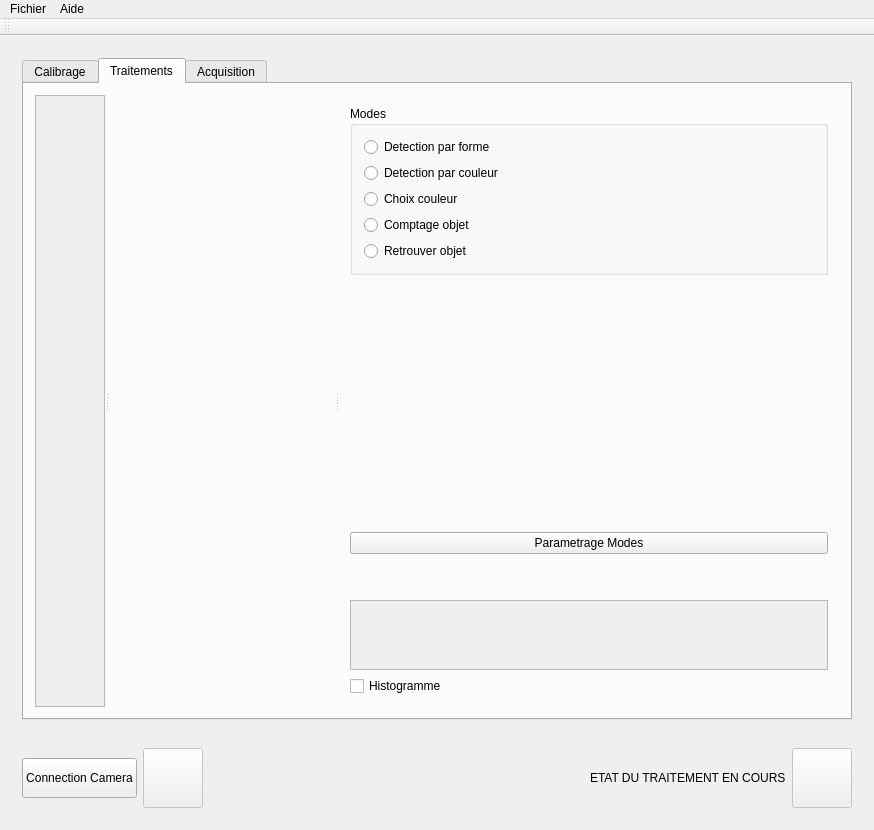
<?xml version="1.0" encoding="UTF-8"?>
<ui version="4.0">
 <class>MainWindow</class>
 <widget class="QMainWindow" name="MainWindow">
  <property name="windowModality">
   <enum>Qt::WindowModal</enum>
  </property>
  <property name="enabled">
   <bool>true</bool>
  </property>
  <property name="geometry">
   <rect>
    <x>0</x>
    <y>0</y>
    <width>874</width>
    <height>830</height>
   </rect>
  </property>
  <property name="minimumSize">
   <size>
    <width>300</width>
    <height>0</height>
   </size>
  </property>
  <property name="windowTitle">
   <string>ProcessIm</string>
  </property>
  <property name="layoutDirection">
   <enum>Qt::LeftToRight</enum>
  </property>
  <property name="autoFillBackground">
   <bool>false</bool>
  </property>
  <widget class="QWidget" name="centralWidget">
   <property name="enabled">
    <bool>true</bool>
   </property>
   <layout class="QVBoxLayout" name="verticalLayout_5">
    <item>
     <widget class="QWidget" name="widget" native="true">
      <layout class="QHBoxLayout" name="horizontalLayout">
       <item>
        <widget class="QTabWidget" name="tab_Menu">
         <property name="currentIndex">
          <number>1</number>
         </property>
         <widget class="QWidget" name="tab_Calibrage">
          <attribute name="title">
           <string>Calibrage</string>
          </attribute>
          <layout class="QHBoxLayout" name="horizontalLayout_4">
           <item>
            <widget class="QWidget" name="widget_4" native="true">
             <layout class="QVBoxLayout" name="verticalLayout_7">
              <item>
               <widget class="QLabel" name="label_4">
                <property name="text">
                 <string/>
                </property>
                <property name="scaledContents">
                 <bool>true</bool>
                </property>
               </widget>
              </item>
             </layout>
            </widget>
           </item>
           <item>
            <widget class="QWidget" name="widget_7" native="true">
             <property name="maximumSize">
              <size>
               <width>300</width>
               <height>16777215</height>
              </size>
             </property>
             <layout class="QVBoxLayout" name="verticalLayout_6">
              <item>
               <widget class="QLabel" name="label">
                <property name="text">
                 <string>Longueur image (pix,mm)</string>
                </property>
               </widget>
              </item>
              <item>
               <widget class="QSpinBox" name="box_im_l_pix">
                <property name="maximum">
                 <number>10000</number>
                </property>
                <property name="value">
                 <number>1028</number>
                </property>
               </widget>
              </item>
              <item>
               <widget class="QSpinBox" name="box_im_l_mm">
                <property name="maximum">
                 <number>10000</number>
                </property>
                <property name="value">
                 <number>370</number>
                </property>
               </widget>
              </item>
              <item>
               <widget class="QLabel" name="label_2">
                <property name="text">
                 <string>Hauteur image (pix,mm)</string>
                </property>
               </widget>
              </item>
              <item>
               <widget class="QSpinBox" name="box_im_h_pix">
                <property name="maximum">
                 <number>10000</number>
                </property>
                <property name="value">
                 <number>772</number>
                </property>
               </widget>
              </item>
              <item>
               <widget class="QSpinBox" name="box_im_h_mm">
                <property name="maximum">
                 <number>10000</number>
                </property>
                <property name="value">
                 <number>275</number>
                </property>
               </widget>
              </item>
              <item>
               <widget class="QLabel" name="label_3">
                <property name="text">
                 <string>Taille de l'objet en X</string>
                </property>
               </widget>
              </item>
              <item>
               <widget class="QDoubleSpinBox" name="box_obj_x">
                <property name="maximum">
                 <double>100000.000000000000000</double>
                </property>
               </widget>
              </item>
              <item>
               <widget class="QLabel" name="label_5">
                <property name="text">
                 <string>Taille de l'objet en Y</string>
                </property>
               </widget>
              </item>
              <item>
               <widget class="QDoubleSpinBox" name="box_obj_y">
                <property name="maximum">
                 <double>100000.000000000000000</double>
                </property>
               </widget>
              </item>
              <item>
               <widget class="QLabel" name="label_6">
                <property name="text">
                 <string>Coordonnées robot en X</string>
                </property>
               </widget>
              </item>
              <item>
               <widget class="QDoubleSpinBox" name="box_coord_x">
                <property name="maximum">
                 <double>100000.000000000000000</double>
                </property>
               </widget>
              </item>
              <item>
               <widget class="QLabel" name="label_7">
                <property name="text">
                 <string>Coordonnées robot en Y</string>
                </property>
               </widget>
              </item>
              <item>
               <widget class="QDoubleSpinBox" name="box_coord_y">
                <property name="maximum">
                 <double>100000.000000000000000</double>
                </property>
               </widget>
              </item>
              <item>
               <spacer name="verticalSpacer_4">
                <property name="orientation">
                 <enum>Qt::Vertical</enum>
                </property>
                <property name="sizeHint" stdset="0">
                 <size>
                  <width>20</width>
                  <height>40</height>
                 </size>
                </property>
               </spacer>
              </item>
              <item>
               <widget class="QPushButton" name="bout_calibrage">
                <property name="minimumSize">
                 <size>
                  <width>0</width>
                  <height>40</height>
                 </size>
                </property>
                <property name="text">
                 <string>Calibrage</string>
                </property>
               </widget>
              </item>
             </layout>
            </widget>
           </item>
          </layout>
         </widget>
         <widget class="QWidget" name="tab_Simulation">
          <attribute name="title">
           <string>Traitements</string>
          </attribute>
          <layout class="QHBoxLayout" name="horizontalLayout_8">
           <item>
            <widget class="QSplitter" name="splitter">
             <property name="orientation">
              <enum>Qt::Horizontal</enum>
             </property>
             <widget class="QScrollArea" name="scrollArea">
              <property name="widgetResizable">
               <bool>true</bool>
              </property>
              <widget class="QWidget" name="scrollAreaWidgetContents">
               <property name="geometry">
                <rect>
                 <x>0</x>
                 <y>0</y>
                 <width>99</width>
                 <height>631</height>
                </rect>
               </property>
              </widget>
             </widget>
             <widget class="QWidget" name="horizontalLayoutWidget">
              <layout class="QHBoxLayout" name="layout_res"/>
             </widget>
             <widget class="QWidget" name="widget_2" native="true">
              <property name="maximumSize">
               <size>
                <width>500</width>
                <height>16777215</height>
               </size>
              </property>
              <layout class="QVBoxLayout" name="verticalLayout_2">
               <item>
                <widget class="QGroupBox" name="groupBox">
                 <property name="title">
                  <string>Modes</string>
                 </property>
                 <layout class="QVBoxLayout" name="verticalLayout_4">
                  <item>
                   <widget class="QRadioButton" name="radioButton_Forme">
                    <property name="text">
                     <string>Detection par forme</string>
                    </property>
                   </widget>
                  </item>
                  <item>
                   <widget class="QRadioButton" name="radioButton_CouleurDetection">
                    <property name="text">
                     <string>Detection par couleur</string>
                    </property>
                   </widget>
                  </item>
                  <item>
                   <widget class="QRadioButton" name="radioButton_CouleurChoix">
                    <property name="text">
                     <string>Choix couleur</string>
                    </property>
                   </widget>
                  </item>
                  <item>
                   <widget class="QRadioButton" name="radioButton_Comptage">
                    <property name="text">
                     <string>Comptage objet</string>
                    </property>
                   </widget>
                  </item>
                  <item>
                   <widget class="QRadioButton" name="radioButton_Findobjet">
                    <property name="text">
                     <string>Retrouver objet</string>
                    </property>
                   </widget>
                  </item>
                 </layout>
                </widget>
               </item>
               <item>
                <spacer name="verticalSpacer">
                 <property name="orientation">
                  <enum>Qt::Vertical</enum>
                 </property>
                 <property name="sizeHint" stdset="0">
                  <size>
                   <width>20</width>
                   <height>20</height>
                  </size>
                 </property>
                </spacer>
               </item>
               <item>
                <widget class="QWidget" name="widget_3" native="true">
                 <layout class="QVBoxLayout" name="verticalLayout_3">
                  <item>
                   <widget class="QLabel" name="label_RGB">
                    <property name="text">
                     <string/>
                    </property>
                   </widget>
                  </item>
                  <item>
                   <spacer name="verticalSpacer_6">
                    <property name="orientation">
                     <enum>Qt::Vertical</enum>
                    </property>
                    <property name="sizeHint" stdset="0">
                     <size>
                      <width>20</width>
                      <height>40</height>
                     </size>
                    </property>
                   </spacer>
                  </item>
                  <item>
                   <widget class="QLabel" name="label_XY">
                    <property name="text">
                     <string/>
                    </property>
                   </widget>
                  </item>
                  <item>
                   <spacer name="verticalSpacer_7">
                    <property name="orientation">
                     <enum>Qt::Vertical</enum>
                    </property>
                    <property name="sizeHint" stdset="0">
                     <size>
                      <width>20</width>
                      <height>40</height>
                     </size>
                    </property>
                   </spacer>
                  </item>
                  <item>
                   <widget class="QLabel" name="label_Label">
                    <property name="text">
                     <string/>
                    </property>
                   </widget>
                  </item>
                  <item>
                   <spacer name="verticalSpacer_8">
                    <property name="orientation">
                     <enum>Qt::Vertical</enum>
                    </property>
                    <property name="sizeHint" stdset="0">
                     <size>
                      <width>20</width>
                      <height>40</height>
                     </size>
                    </property>
                   </spacer>
                  </item>
                  <item>
                   <widget class="QLabel" name="label_nbObjet">
                    <property name="text">
                     <string/>
                    </property>
                   </widget>
                  </item>
                 </layout>
                </widget>
               </item>
               <item>
                <widget class="QPushButton" name="btn_ParametrageMode">
                 <property name="text">
                  <string>Parametrage Modes</string>
                 </property>
                </widget>
               </item>
               <item>
                <spacer name="verticalSpacer_2">
                 <property name="orientation">
                  <enum>Qt::Vertical</enum>
                 </property>
                 <property name="sizeHint" stdset="0">
                  <size>
                   <width>20</width>
                   <height>40</height>
                  </size>
                 </property>
                </spacer>
               </item>
               <item>
                <widget class="QScrollArea" name="scrollArea_Histogramme">
                 <property name="widgetResizable">
                  <bool>true</bool>
                 </property>
                 <widget class="QWidget" name="scrollAreaWidgetContents_2">
                  <property name="geometry">
                   <rect>
                    <x>0</x>
                    <y>0</y>
                    <width>480</width>
                    <height>69</height>
                   </rect>
                  </property>
                 </widget>
                </widget>
               </item>
               <item>
                <widget class="QCheckBox" name="checkBox_Histogramme">
                 <property name="text">
                  <string>Histogramme</string>
                 </property>
                </widget>
               </item>
              </layout>
             </widget>
            </widget>
           </item>
          </layout>
         </widget>
         <widget class="QWidget" name="tab_Live">
          <attribute name="title">
           <string>Acquisition</string>
          </attribute>
          <layout class="QHBoxLayout" name="horizontalLayout_6">
           <item>
            <widget class="QWidget" name="widget_8" native="true">
             <layout class="QHBoxLayout" name="horizontalLayout_5">
              <item>
               <widget class="QWidget" name="widget_9" native="true">
                <layout class="QVBoxLayout" name="verticalLayout_8">
                 <item>
                  <widget class="QPushButton" name="pushButton_Snap">
                   <property name="minimumSize">
                    <size>
                     <width>50</width>
                     <height>50</height>
                    </size>
                   </property>
                   <property name="text">
                    <string>SNAP</string>
                   </property>
                  </widget>
                 </item>
                 <item>
                  <spacer name="verticalSpacer_5">
                   <property name="orientation">
                    <enum>Qt::Vertical</enum>
                   </property>
                   <property name="sizeHint" stdset="0">
                    <size>
                     <width>20</width>
                     <height>40</height>
                    </size>
                   </property>
                  </spacer>
                 </item>
                 <item>
                  <widget class="QPushButton" name="pushButton_Save">
                   <property name="text">
                    <string>Sauvegarder</string>
                   </property>
                  </widget>
                 </item>
                 <item>
                  <widget class="QPushButton" name="pushButton_Detection">
                   <property name="text">
                    <string>Detection</string>
                   </property>
                  </widget>
                 </item>
                </layout>
               </widget>
              </item>
              <item>
               <widget class="QGraphicsView" name="graphicsView_Live"/>
              </item>
              <item>
               <widget class="QWidget" name="widget_6" native="true">
                <property name="maximumSize">
                 <size>
                  <width>400</width>
                  <height>16777215</height>
                 </size>
                </property>
                <layout class="QVBoxLayout" name="verticalLayout">
                 <item>
                  <widget class="QLabel" name="label_9">
                   <property name="text">
                    <string>Paramètre de la caméra</string>
                   </property>
                  </widget>
                 </item>
                 <item>
                  <widget class="QLabel" name="label_10">
                   <property name="text">
                    <string>Format du pixel</string>
                   </property>
                  </widget>
                 </item>
                 <item>
                  <widget class="QComboBox" name="pixel_format">
                   <item>
                    <property name="text">
                     <string>BayerRG8</string>
                    </property>
                   </item>
                   <item>
                    <property name="text">
                     <string>BayerRG12</string>
                    </property>
                   </item>
                   <item>
                    <property name="text">
                     <string>Mono8</string>
                    </property>
                   </item>
                  </widget>
                 </item>
                 <item>
                  <widget class="QLabel" name="label_11">
                   <property name="text">
                    <string>Activation du HDR</string>
                   </property>
                  </widget>
                 </item>
                 <item>
                  <widget class="QComboBox" name="HDR">
                   <item>
                    <property name="text">
                     <string>false</string>
                    </property>
                   </item>
                   <item>
                    <property name="text">
                     <string>true</string>
                    </property>
                   </item>
                  </widget>
                 </item>
                 <item>
                  <widget class="QLabel" name="label_12">
                   <property name="text">
                    <string>Gain (en dB)</string>
                   </property>
                  </widget>
                 </item>
                 <item>
                  <widget class="QSpinBox" name="box_gain">
                   <property name="maximum">
                    <number>10000000</number>
                   </property>
                   <property name="value">
                    <number>0</number>
                   </property>
                  </widget>
                 </item>
                 <item>
                  <widget class="QLabel" name="label_8">
                   <property name="text">
                    <string>Temps d'exposition (micro sec)</string>
                   </property>
                  </widget>
                 </item>
                 <item>
                  <widget class="QSpinBox" name="box_expo">
                   <property name="maximum">
                    <number>10000000</number>
                   </property>
                   <property name="value">
                    <number>285000</number>
                   </property>
                  </widget>
                 </item>
                 <item>
                  <spacer name="verticalSpacer_3">
                   <property name="orientation">
                    <enum>Qt::Vertical</enum>
                   </property>
                   <property name="sizeHint" stdset="0">
                    <size>
                     <width>20</width>
                     <height>40</height>
                    </size>
                   </property>
                  </spacer>
                 </item>
                 <item>
                  <widget class="QPushButton" name="reset_reg">
                   <property name="maximumSize">
                    <size>
                     <width>1999999</width>
                     <height>16777215</height>
                    </size>
                   </property>
                   <property name="text">
                    <string>Reset</string>
                   </property>
                  </widget>
                 </item>
                 <item>
                  <widget class="QPushButton" name="apply_reg">
                   <property name="text">
                    <string>Appliquer </string>
                   </property>
                  </widget>
                 </item>
                </layout>
               </widget>
              </item>
             </layout>
            </widget>
           </item>
          </layout>
         </widget>
        </widget>
       </item>
      </layout>
     </widget>
    </item>
    <item>
     <widget class="QWidget" name="widget2" native="true">
      <property name="minimumSize">
       <size>
        <width>0</width>
        <height>0</height>
       </size>
      </property>
      <property name="maximumSize">
       <size>
        <width>16777215</width>
        <height>16777215</height>
       </size>
      </property>
      <layout class="QHBoxLayout" name="horizontalLayout_2">
       <item>
        <widget class="QPushButton" name="pushButton_Connection">
         <property name="minimumSize">
          <size>
           <width>0</width>
           <height>40</height>
          </size>
         </property>
         <property name="text">
          <string>Connection Camera</string>
         </property>
        </widget>
       </item>
       <item>
        <widget class="QPushButton" name="pushButton_LEDConnection">
         <property name="enabled">
          <bool>false</bool>
         </property>
         <property name="minimumSize">
          <size>
           <width>60</width>
           <height>60</height>
          </size>
         </property>
         <property name="maximumSize">
          <size>
           <width>60</width>
           <height>60</height>
          </size>
         </property>
         <property name="autoFillBackground">
          <bool>false</bool>
         </property>
         <property name="text">
          <string/>
         </property>
        </widget>
       </item>
       <item>
        <spacer name="horizontalSpacer">
         <property name="orientation">
          <enum>Qt::Horizontal</enum>
         </property>
         <property name="sizeHint" stdset="0">
          <size>
           <width>40</width>
           <height>20</height>
          </size>
         </property>
        </spacer>
       </item>
       <item>
        <widget class="QLabel" name="label_13">
         <property name="text">
          <string>ETAT DU TRAITEMENT EN COURS</string>
         </property>
        </widget>
       </item>
       <item>
        <widget class="QPushButton" name="pushButton_LED_EtatTraite">
         <property name="enabled">
          <bool>false</bool>
         </property>
         <property name="minimumSize">
          <size>
           <width>60</width>
           <height>60</height>
          </size>
         </property>
         <property name="maximumSize">
          <size>
           <width>60</width>
           <height>60</height>
          </size>
         </property>
         <property name="text">
          <string/>
         </property>
        </widget>
       </item>
      </layout>
     </widget>
    </item>
   </layout>
  </widget>
  <widget class="QMenuBar" name="menuBar">
   <property name="geometry">
    <rect>
     <x>0</x>
     <y>0</y>
     <width>874</width>
     <height>21</height>
    </rect>
   </property>
   <widget class="QMenu" name="menuFichier">
    <property name="title">
     <string>Fichier</string>
    </property>
    <addaction name="actionOuvrir"/>
    <addaction name="actionQuitter"/>
   </widget>
   <widget class="QMenu" name="menuAide">
    <property name="title">
     <string>Aide</string>
    </property>
    <addaction name="actionA_propos_de_ProcessIm"/>
    <addaction name="actionTutoriel"/>
   </widget>
   <addaction name="menuFichier"/>
   <addaction name="menuAide"/>
  </widget>
  <widget class="QToolBar" name="mainToolBar">
   <attribute name="toolBarArea">
    <enum>TopToolBarArea</enum>
   </attribute>
   <attribute name="toolBarBreak">
    <bool>false</bool>
   </attribute>
  </widget>
  <action name="actionOuvrir_une_image">
   <property name="text">
    <string>Ouvrir image</string>
   </property>
   <property name="shortcut">
    <string>Ctrl+O</string>
   </property>
  </action>
  <action name="actionQuitter">
   <property name="text">
    <string>Quitter</string>
   </property>
   <property name="shortcut">
    <string>Ctrl+Q</string>
   </property>
  </action>
  <action name="actionA_propos_de_ProcessIm">
   <property name="text">
    <string>A propos de ProcessIm</string>
   </property>
  </action>
  <action name="actionTutoriel">
   <property name="text">
    <string>Tutoriel</string>
   </property>
   <property name="shortcut">
    <string>Ctrl+H</string>
   </property>
  </action>
  <action name="actionDossier_de_travail">
   <property name="text">
    <string>Dossier de travail</string>
   </property>
   <property name="shortcut">
    <string>Ctrl+D</string>
   </property>
  </action>
  <action name="actionHSV">
   <property name="text">
    <string>HSV</string>
   </property>
  </action>
  <action name="actionDistance_au_fond">
   <property name="text">
    <string>Distance au fond</string>
   </property>
  </action>
  <action name="actionFiltrage">
   <property name="text">
    <string>Filtrage</string>
   </property>
  </action>
  <action name="actionSeuillage">
   <property name="text">
    <string>Seuillage</string>
   </property>
  </action>
  <action name="actionMorphologie">
   <property name="text">
    <string>Morphologie</string>
   </property>
  </action>
  <action name="actionTransformation">
   <property name="text">
    <string>Transformation</string>
   </property>
  </action>
  <action name="actionHistogramme">
   <property name="text">
    <string>Histogramme</string>
   </property>
  </action>
  <action name="actionConversion">
   <property name="text">
    <string>Conversion</string>
   </property>
  </action>
  <action name="actionLecture_codes_barres">
   <property name="text">
    <string>Lecture code barres</string>
   </property>
  </action>
  <action name="actionSignatures">
   <property name="text">
    <string>Signatures</string>
   </property>
  </action>
  <action name="actionComptage_objet">
   <property name="text">
    <string>Comptage Objet</string>
   </property>
  </action>
  <action name="actionOuvrir">
   <property name="text">
    <string>Ouvrir</string>
   </property>
  </action>
 </widget>
 <layoutdefault spacing="6" margin="11"/>
 <resources/>
 <connections/>
</ui>
